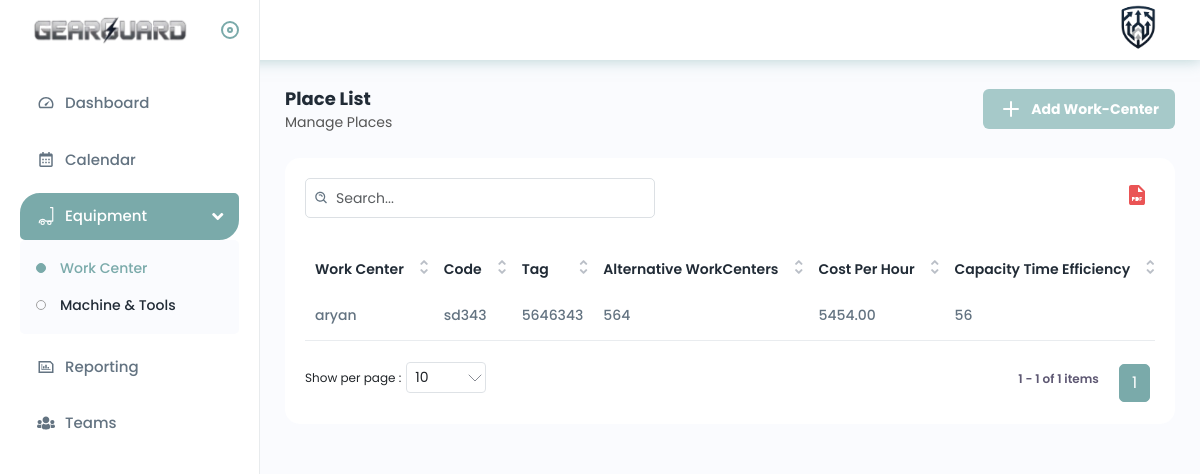
Screenshot of /Admin/workcenterlist.php with the database file from the repository.
### tables this page shows
CREATE TABLE `work_center_master` (
  `wc_id` int(11) NOT NULL,
  `workcenter_name` varchar(100) NOT NULL,
  `code` varchar(50) DEFAULT NULL,
  `tag` varchar(50) DEFAULT NULL,
  `alternative_wc` varchar(100) DEFAULT NULL,
  `cost_per_hour` decimal(10,2) DEFAULT NULL,
  `capacity_time_efficiency` varchar(50) DEFAULT NULL,
  `oee_target` decimal(10,2) DEFAULT NULL,
  `created_at` timestamp NOT NULL DEFAULT current_timestamp()
);

### Admin/workcenterlist.php (the view, shortened to what this page needs)
<?php
include("../includes/scripts/connection.php");
?>
<!DOCTYPE html>
<html lang="en">
<head>
    <?php
        include("head.php");
    ?>
</head>
<body>
    <div class="main-wrapper">
        <?php
            include("header.php");
        ?>
        <?php
            include("sidebar.php");
        ?>
        <div class="page-wrapper">
            <div class="content">
                <div class="page-header">
                    <div class="page-title">
                        <h4>Place List</h4>
                        <h6>Manage Places</h6>
                    </div>
                    <div class="page-btn">
                        <a href="addworkcenter" class="btn btn-added"><img src="../assets/img/icons/plus.svg" alt="img" class="me-2">Add Work-Center</a>
                    </div>
                </div>
                <div class="card">
                    <div class="card-body">
                        <div class="table-top">
                            <div class="search-set">
                                <div class="search-input">
                                    <a class="btn btn-searchset"><img src="../assets/img/icons/search-white.svg"
                                            alt="img"></a>
                                </div>
                            </div>
                            <div class="wordset">
                                <ul>
                                    <li>
                                        <a href="#" data-bs-toggle="tooltip" data-bs-placement="top" title="pdf"><img
                                                src="../assets/img/icons/pdf.svg" alt="img"></a>
                                    </li>
                                </ul>
                            </div>
                        </div>
                        <div class="table-responsive">
                            <table class="table  datanew">
                                <thead>
                                    <tr>
                                        <th>Work Center</th>
                                        <th>Code</th>
                                        <th>Tag</th>
                                        <th>Alternative WorkCenters</th>
                                        <th>Cost Per Hour</th>
                                        <th>Capacity Time Efficiency</th>
                                    </tr>
                                </thead>
                                <tbody>
<?php
$sql = "SELECT * FROM work_center_master ORDER BY wc_id DESC";
$result = $conn->query($sql);
if ($result->num_rows > 0) {
    while($row = $result->fetch_assoc()){
        echo "<tr>
            <td>{$row['workcenter_name']}</td>
            <td>{$row['code']}</td>
            <td>{$row['tag']}</td>
            <td>{$row['alternative_wc']}</td>
            <td>{$row['cost_per_hour']}</td>
            <td>{$row['capacity_time_efficiency']}</td>
            <td>{$row['oee_target']}</td>
            <td>
                <a class='me-3' href='editworkcenter?id={$row['wc_id']}'>
                    <img src='../assets/img/icons/edit.svg' alt='edit'>
                </a>
                <a class='me-3 delete-btn' href='workcenterdelete?id={$row['wc_id']}'>
                    <img src='../assets/img/icons/delete.svg' alt='delete'>
                </a>
            </td>
        </tr>";
    }
} else {
    echo "<tr><td colspan='8' class='text-center text-danger'>No Records Found</td></tr>";
}
?>
</tbody>
                            </table>
                        </div>
                    </div>
                </div>
            </div>
        </div>
    </div>
</body>
</html>

### rows the page displays
work_center_master: workcenter_name "aryan", code "sd343", tag "5646343", alternative_wc "564", cost_per_hour "5454.00", capacity_time_efficiency "56"
